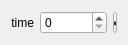
<?xml version="1.0" encoding="UTF-8"?>
<ui version="4.0">
 <class>GenomeVectorListModelItemEditor</class>
 <widget class="QWidget" name="GenomeVectorListModelItemEditor">
  <property name="geometry">
   <rect>
    <x>0</x>
    <y>0</y>
    <width>126</width>
    <height>36</height>
   </rect>
  </property>
  <property name="windowTitle">
   <string>Form</string>
  </property>
  <property name="autoFillBackground">
   <bool>true</bool>
  </property>
  <layout class="QHBoxLayout" name="horizontalLayout">
   <item>
    <widget class="QLabel" name="label_26">
     <property name="toolTip">
      <string>temporal position of this genome in the animation sequence</string>
     </property>
     <property name="text">
      <string>time</string>
     </property>
     <property name="alignment">
      <set>Qt::AlignRight|Qt::AlignTrailing|Qt::AlignVCenter</set>
     </property>
    </widget>
   </item>
   <item>
    <widget class="IntValueEditor" name="m_timeLineEdit">
     <property name="maximum">
      <number>2000000000</number>
     </property>
    </widget>
   </item>
   <item>
    <widget class="QToolButton" name="m_closeButton">
     <property name="sizePolicy">
      <sizepolicy hsizetype="Maximum" vsizetype="Maximum">
       <horstretch>0</horstretch>
       <verstretch>0</verstretch>
      </sizepolicy>
     </property>
     <property name="minimumSize">
      <size>
       <width>4</width>
       <height>4</height>
      </size>
     </property>
     <property name="text">
      <string>x</string>
     </property>
     <property name="icon">
      <iconset resource="../qosmic.qrc">
       <normaloff>:/icons/silk/bullet_black.xpm</normaloff>:/icons/silk/bullet_black.xpm</iconset>
     </property>
    </widget>
   </item>
  </layout>
 </widget>
 <customwidgets>
  <customwidget>
   <class>IntValueEditor</class>
   <extends>QSpinBox</extends>
   <header>intvalueeditor.h</header>
  </customwidget>
 </customwidgets>
 <resources>
  <include location="../qosmic.qrc"/>
 </resources>
 <connections/>
</ui>
